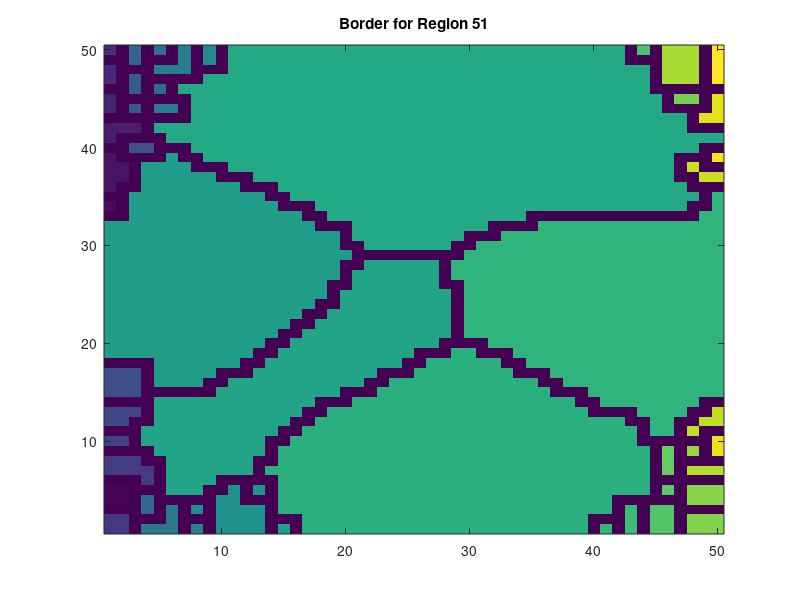

MATLAB code for this plot:
function [rgn, rgn_lbls, Lborders, adj_list] = Ldata2graph(Ldata, exclusion_val, f_disp, ax)
% LDATA2GRAPH label region border pixels and determine region adjacencies.
%
% Usage:
%    [rgn, rgn_lbls, Lborders, adj_list] = Ldata2graph(Ldata, exclusion_val, f_disp, ax)
%
% INPUTS:
%   Ldata  -- 2D matrix of labeled image data. Assumes boundaries are
%             labeled 0 as for the output of watershed.
%             defaults to abs(peaks(50))+randn(50)*.01.
%   exclusion_val -- value of
%   f_disp -- flag indicator whether to plot.
%             defaults to false, unless using default Ldata.
% OUTPUTS:
%   rgn         -- 1D cell array of vector lists of linear idx of all pixels for each region.
%   rgn_lbls    -- vector of region labels.
%   Lborders    -- 1D cell array of vector lists of linear idx of border pixels for each region.
%   adj_list       -- two-column matrix of region adjacencies.
%                  each row contains region lables of two adjacent regions.
%
%   Copyright 2022 Prerau Lab - http://www.sleepEEG.org
%   This work is licensed under a Creative Commons Attribution-NonCommercial-ShareAlike 4.0 International License.
%   (http://creativecommons.org/licenses/by-nc-sa/4.0/)
%      
%   Please provide the following citation for all use:
%       Patrick A Stokes, Preetish Rath, Thomas Possidente, Mingjian He, Shaun Purcell, Dara S Manoach, 
%       Robert Stickgold, Michael J Prerau, Transient Oscillation Dynamics During Sleep Provide a Robust Basis 
%       for Electroencephalographic Phenotyping and Biomarker Identification, 
%       Sleep, 2022;, zsac223, https://doi.org/10.1093/sleep/zsac223
%
%**********************************************************************

%*************************
% Handle variable inputs *
%*************************
if nargin < 4
    ax = [];
end
if nargin < 3
    f_disp = [];
end
if nargin < 2
    exclusion_val = [];
end
if nargin < 1
    Ldata = [];
end

%************************
% Set default arguments *
%************************
if isempty(f_disp)
    f_disp = 0;
end
if isempty(Ldata)
    N = 50;
    I = abs(peaks(N))+randn(N)*.01;
    Ldata = watershed(-I);
    f_disp = 1;
end
if f_disp > 0 && isempty(ax)
    fh = figure;
    ax = axes(fh);
    imagesc(ax,Ldata);
    axis(ax,'xy');
    axis(ax,'tight');
end

%***********************
% Initialize variables *
%***********************
% Data image size
[num_rows,num_cols] = size(Ldata);

% Determine region labels
Ldata = double(Ldata);

% Convolution matrix to get border
H_border = [1 1 1; 1 -8 1; 1 1 1];

% Convolution matrix for dilation to get neighbors. Same as strel3.Neighborhood
H_dilate = [1   1   1   1   1; ...
    1   1   1   1   1; ...
    1   1   1   1   1; ...
    1   1   1   1   1; ...
    1   1   1   1   1];

%*******************************************************************
% For each region, determine border pixels and neighboring regions *
%*******************************************************************
region_props = regionprops(Ldata,'PixelIdxList','Area');

% If exclusion_val, remove empty regions
if ~isempty(exclusion_val)
    good_regions = cat(1,region_props.Area) > 0;
    % Last region contains all excluded regions, so ignore
    good_regions(end) = 0;
    region_props = region_props(good_regions);
end

% Get region label of first pixel in each region
rgn_lbls = Ldata(cellfun(@(x)x(1),{region_props.PixelIdxList}));

num_rgns = length(rgn_lbls);

% Create a cell for the number of regions
rgn = cell(1,num_rgns);
Lborders = cell(1,num_rgns);
nbr_matrs = cell(1,num_rgns);

for ii = 1:num_rgns
    curr_rgn_lbl = rgn_lbls(ii);

    % Get linear indices of current region pixels
    % curr_rgn_img = (Ldata == curr_rgn_lbl);
    % rgn{ii} = find(curr_rgn_img);
    rgn{ii} = region_props(ii).PixelIdxList;

    % Convert to row and column coordinates of region pixels
    [i_full,j_full] = ind2sub([num_rows,num_cols],rgn{ii});

    %**********************************************
    % Convert to subimage for faster computations *
    %**********************************************
    % Size of padding around current region
    im_buffer = 3;

    % Get the bounds of the selected pixels
    i_min = max(min(i_full)-im_buffer,1);
    i_max = min(max(i_full)+im_buffer,num_rows);

    j_min = max(min(j_full)-im_buffer,1);
    j_max = min(max(j_full)+im_buffer,num_cols);

    % Extract the sub_image
    % sub_img = curr_rgn_img(i_min:i_max,j_min:j_max);
    sub_Ldata = Ldata(i_min:i_max,j_min:j_max);
    sub_img = sub_Ldata==curr_rgn_lbl;

    %**********************************
    % Determine current border pixels *
    %**********************************
    % Filter the subimage to get border
    sub_border = find(conv2(double(sub_img),H_border,'same')>0);

    % Convert linear indices of border to coords in subimage
    [i_sub,j_sub] = ind2sub(size(sub_img),sub_border);

    % Convert from sub_image coords to back to the original coords
    i_full = i_sub+i_min-1;
    j_full = j_sub+j_min-1;

    % Convert to linear indicies
    Lborders{ii} = sub2ind([num_rows num_cols],i_full,j_full);

    %******************************
    % Determine current neighbors *
    %******************************
    % Filter the subimage to dilate the region by two pixels.
    % Actually need strel3 to grow by 2.
    msk3 = conv2(double(sub_img),H_dilate,'same')>0;

    % Remove orginal region and borders from dilation
    msk3(sub_img | sub_Ldata == 0) = false;

    % Retrieve the list of neighbors
    nbr_rgns = unique(sub_Ldata(msk3));
    nbr_rgns = setdiff(nbr_rgns, [0, exclusion_val]);

    % Form submatrix of current neighbors list
    nbr_matrs{ii} = [curr_rgn_lbl*ones(length(nbr_rgns),1), nbr_rgns];

end

%****************************************************
% Form adjacency matrix by appending neighbor lists *
%****************************************************
adj_list = [];
if num_rgns>1
    %Create 2xN adjacency matrix
    adj_list = cat(1,nbr_matrs{:});

    %Reduce to non-digraph
    adj_list = unique(sort(adj_list,2),'rows');
    %Amatr = unique(Amatr,'rows'); %keep as digraph
end

%****************************************
% Include border pixels in region lists *
%****************************************
for ii = 1:num_rgns
    rgn{ii} = unique([rgn{ii}; Lborders{ii}]);
end

%*******************************************
% Show image. Sequentially display borders *
%*******************************************
if f_disp > 0
    hold on;
    for ii = 1:length(Lborders)
        [tmp_row, tmp_col] = ind2sub([num_rows num_cols],Lborders{ii});
        p = plot(ax,tmp_col,tmp_row,'wo','markerfacecolor','w','markersize',3);
        title(ax,['Border for Region ' num2str(rgn_lbls(ii))]);
        pause(1);
        delete(p);
    end
end
